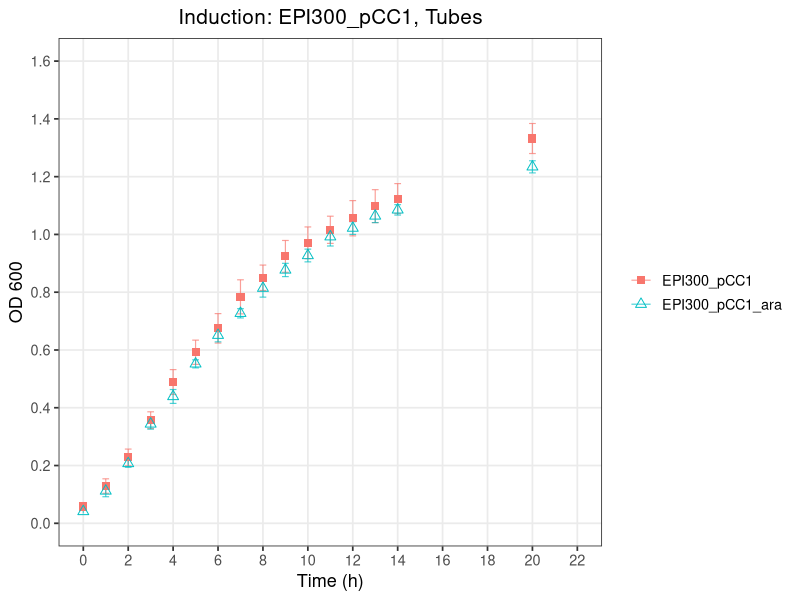
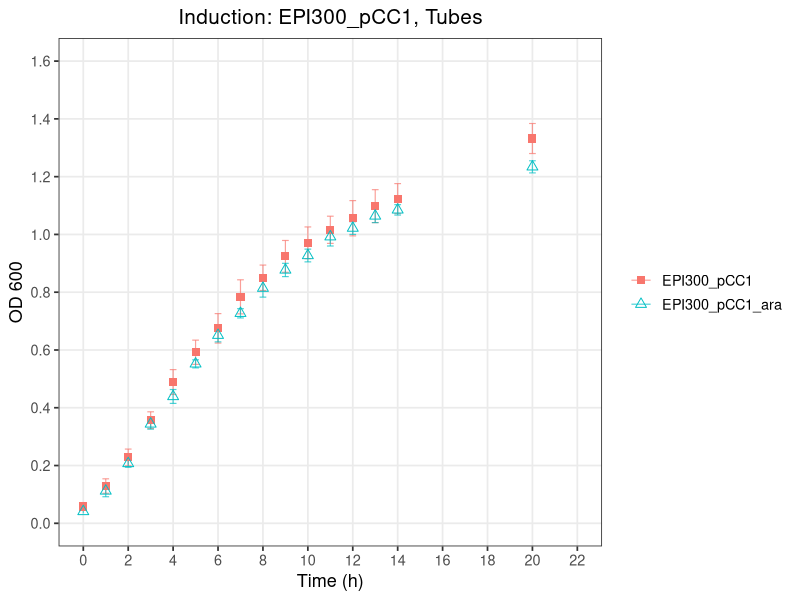

Recreate these plots in R, in order.
# ============================================================
# Plot: Induction, isoamyl alcohol (OD600 vs Time)
# Strains: EPI300_pCC1, EPI300_pCC1_ara
# ============================================================

library(tidyverse)

# ---- 1. Read the raw CSV --------------------------------------------------
# The file has a 2-row header:
#   Row 1: strain names (merged across Avg/SD column pairs)
#   Row 2: "Avg" / "SD" labels
# We read both header rows manually, then build clean column names.

raw <- read_csv("Arab_Induction.csv", col_names = FALSE, skip = 2,
                show_col_types = FALSE)

header1 <- read_csv("Arab_Induction.csv", col_names = FALSE, n_max = 1,
                    show_col_types = FALSE) |> unlist(use.names = FALSE)
header2 <- read_csv("Arab_Induction.csv", col_names = FALSE, skip = 1, n_max = 1,
                    show_col_types = FALSE) |> unlist(use.names = FALSE)

# Forward-fill the strain names across their Avg/SD column pair
strain_names <- header1
for (i in seq_along(strain_names)) {
  if (is.na(strain_names[i]) && i > 1) strain_names[i] <- strain_names[i - 1]
}

# Drop fully empty trailing columns
keep <- !is.na(header2) | seq_along(header2) == 1
raw         <- raw[, keep]
strain_names <- strain_names[keep]
header2      <- header2[keep]

# Build final column names: "Time", "<strain>_Avg", "<strain>_SD"
col_names <- c("Time",
               paste0(strain_names[-1], "_", header2[-1]))
colnames(raw) <- col_names

# ---- 2. Reshape to long format (Avg + SD, for plotting with error bars) --
# Only keep the two strains of interest
strains <- c("EPI300_pCC1", "EPI300_pCC1_ara")

df_long <- raw |>
  pivot_longer(
    cols = -Time,
    names_to = c("Strain", ".value"),
    names_pattern = "(.+)_(Avg|SD)"
  ) |>
  rename(OD600 = Avg) |>
  filter(Strain %in% strains) |>
  mutate(Strain = factor(Strain, levels = strains))

# ---- 3. Plot ---------------------------------------------------------------
# Visually distinct shapes (mix of filled/open so they're tellable apart
# even without color): square, open triangle
shape_values <- c(15, 2)

p <- ggplot(df_long, aes(x = Time, y = OD600, color = Strain, shape = Strain)) +
  geom_errorbar(aes(ymin = OD600 - SD, ymax = OD600 + SD),
                width = 0.3, linewidth = 0.4, alpha = 0.7) +
  geom_point(size = 2.4) +
  scale_shape_manual(values = shape_values) +
  scale_x_continuous(breaks = seq(0, 22, by = 2), limits = c(0, 22)) +
  scale_y_continuous(breaks = seq(0, 1.6, by = 0.2), limits = c(0, 1.6)) +
  labs(
    title = "Induction: EPI300_pCC1, Tubes",
    x = "Time (h)",
    y = "OD 600",
    color = NULL,
    shape = NULL
  ) +
  theme_bw(base_size = 13) +
  theme(
    panel.grid.minor = element_blank(),
    plot.title = element_text(hjust = 0.5, size = 15),
    legend.key = element_blank()
  )

print(p)

ggsave("induction_EPI300_pCC1_T.png", p, width = 9, height = 5, dpi = 300)
